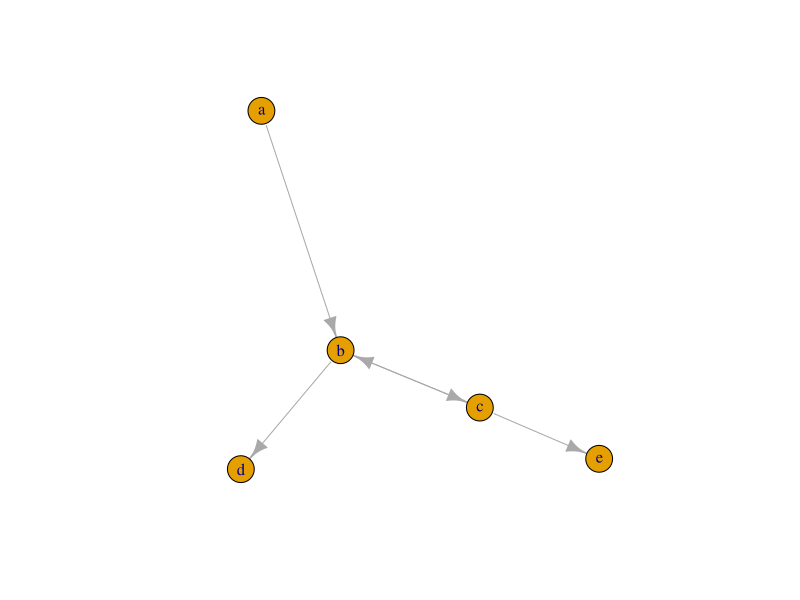

Write the R code that produced this figure.
## ---- chunk 1
library(igraph)
## ---- chunk 2
g <- make_empty_graph(directed = T) +
  vertices(c('a', 'b', 'c', 'd', 'e'),
           type = "letter",
           order = c(1, 2, 3, 4, 5)) +
  edges(c('a', 'b',
          'b', 'c',
          'b', 'd',
          'c', 'b',
          'c', 'e'),
        type = "connection",
        weight = c(1, 1, 2, 1, 2))
## ---- chunk 3
g
## ---- chunk 4
set.seed(1234)
plot(g)
## ---- chunk 5
src <- c('a', 'b', 'b', 'c', 'c')
tgt <- c('b', 'c', 'd', 'b', 'e')
wgt <- c(1, 1, 2, 1, 2)
matData <- matrix(0, nrow = 5, ncol = 5, dimnames = list(letters[1:5], letters[1:5]))

sapply(seq_along(src), function(i){
  matData[src[i], tgt[i]] <<- wgt[i]
})

matData

g <- graph_from_adjacency_matrix(matData, mode = 'directed', weighted = 'connections') 

g
## ---- chunk 6
node_list <- data.frame(
  name = c('a', 'b', 'c', 'd', 'e'),
  type = "letter",
  order = c(1, 2, 3, 4, 5)
)

edge_list <- data.frame(
  source = c('a', 'b', 'b', 'c', 'c'),
  target = c('b', 'c', 'd', 'b', 'e'),
  type = 'connection',
  weight = c(1, 1, 2, 1, 2)
)
g <- graph_from_data_frame(d = edge_list, 
                           directed = T,
                           vertices = node_list)
## ---- chunk 7
g
## ---- chunk 8
V(g)
## ---- chunk 9
V(g)[3]
## ---- chunk 10
V(g)['c']
## ---- chunk 11
V(g)[['c']]
## ---- chunk 12
V(g)['c']$order 
## ---- chunk 13
V(g)['c']$order <- 1

#vcount provides the number of vertices in a graph
V(g)[[1:vcount(g)]]
## ---- chunk 14
V(g)[[c('c', 'e')]]
## ---- chunk 15
V(g)[[order == 1]]
## ---- chunk 16
ab <- V(g)[[c('a', 'b')]]
de <- V(g)[[c('d', 'e')]]
c(ab, de)
## ---- chunk 17
E(g)[weight == 2]
## ---- chunk 18
E(g)[[weight == 2]]
## ---- chunk 19
E(g)[weight == 2]$weight <- -20000

#ecount() provides the number of edges in a graph
E(g)[[1:ecount(g)]]
## ---- chunk 20
E(g)['a' %--% 'b']
## ---- chunk 21
E(g)['c' %<-% 'b']
## ---- chunk 22
#you don't need to now the specific name of the vertices
E(g)['b' %->% V(g)]
## ---- chunk 23
b <- E(g)['b' %->% V(g)]
c <- E(g)['c' %->% V(g)]
c(b, c)
## ---- chunk 24
abc_sub <- induced_subgraph(g, c('a', 'b', 'c'))
abc_sub
## ---- chunk 25
b_sub <- subgraph.edges(g, E(g)["b" %--% V(g)])
b_sub
## ---- chunk 26
E(g)[V(b_sub)['b']$name %--% V(abc_sub)$name]
